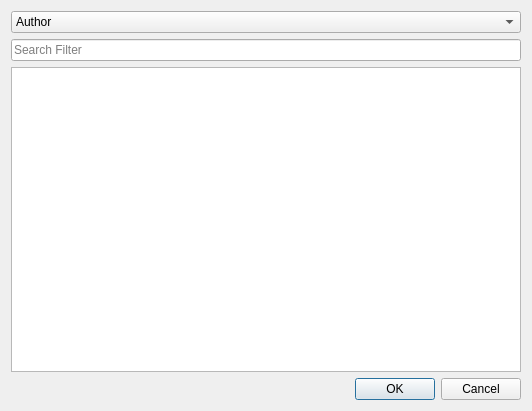
<?xml version="1.0" encoding="UTF-8"?>
<ui version="4.0">
 <class>Dialog</class>
 <widget class="QDialog" name="Dialog">
  <property name="geometry">
   <rect>
    <x>0</x>
    <y>0</y>
    <width>532</width>
    <height>411</height>
   </rect>
  </property>
  <property name="windowTitle">
   <string>Dialog</string>
  </property>
  <layout class="QVBoxLayout" name="verticalLayout">
   <item>
    <widget class="QComboBox" name="comboBox_Field">
     <item>
      <property name="text">
       <string>Author</string>
      </property>
     </item>
     <item>
      <property name="text">
       <string>Journal</string>
      </property>
     </item>
     <item>
      <property name="text">
       <string>Keyword</string>
      </property>
     </item>
    </widget>
   </item>
   <item>
    <widget class="QLineEdit" name="lineEdit_Search">
     <property name="placeholderText">
      <string>Search Filter</string>
     </property>
    </widget>
   </item>
   <item>
    <widget class="QListWidget" name="listWidget">
     <property name="selectionMode">
      <enum>QAbstractItemView::ExtendedSelection</enum>
     </property>
    </widget>
   </item>
   <item>
    <widget class="QDialogButtonBox" name="buttonBox">
     <property name="orientation">
      <enum>Qt::Horizontal</enum>
     </property>
     <property name="standardButtons">
      <set>QDialogButtonBox::Cancel|QDialogButtonBox::Ok</set>
     </property>
    </widget>
   </item>
  </layout>
 </widget>
 <resources/>
 <connections>
  <connection>
   <sender>buttonBox</sender>
   <signal>accepted()</signal>
   <receiver>Dialog</receiver>
   <slot>accept()</slot>
   <hints>
    <hint type="sourcelabel">
     <x>248</x>
     <y>254</y>
    </hint>
    <hint type="destinationlabel">
     <x>157</x>
     <y>274</y>
    </hint>
   </hints>
  </connection>
  <connection>
   <sender>buttonBox</sender>
   <signal>rejected()</signal>
   <receiver>Dialog</receiver>
   <slot>reject()</slot>
   <hints>
    <hint type="sourcelabel">
     <x>316</x>
     <y>260</y>
    </hint>
    <hint type="destinationlabel">
     <x>286</x>
     <y>274</y>
    </hint>
   </hints>
  </connection>
 </connections>
</ui>
